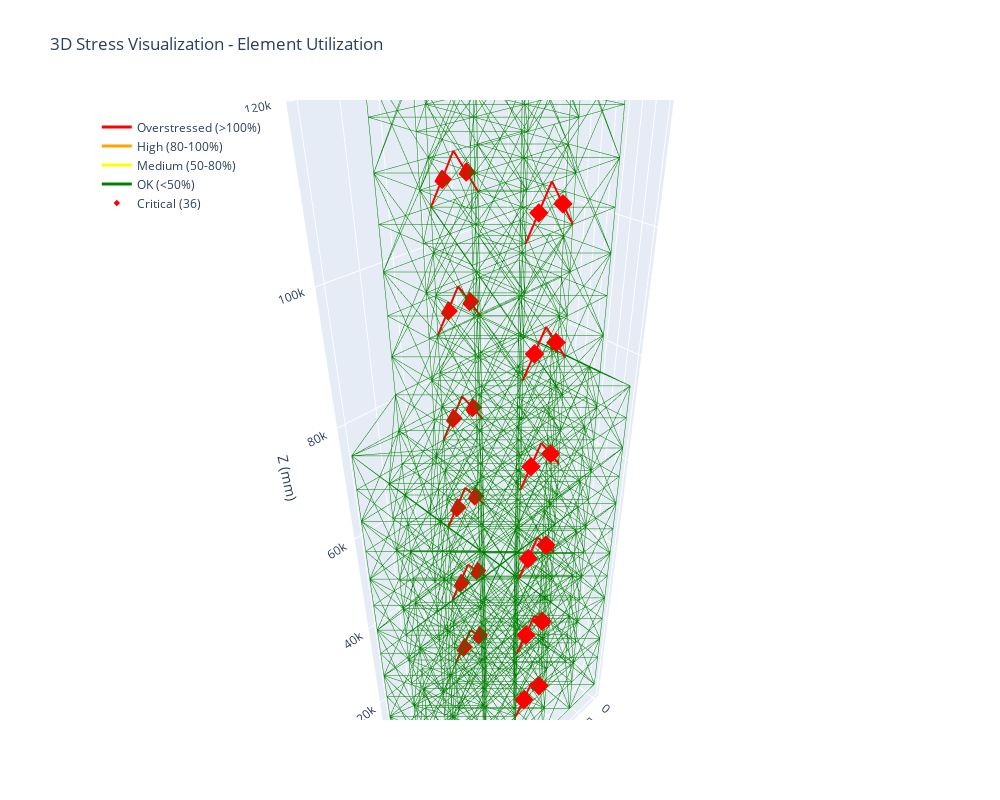

The cell this chart's notebook holds for it:
### Code cell
# 3D Stress Visualization
if 'stress_df' in dir() and len(stress_df) > 0:
    fig_stress = go.Figure()
    
    # Color elements by utilization
    for idx, row in stress_df.iterrows():
        util = row['utilization']
        if util > 1.0:
            color = 'red'
            width = 4
        elif util > 0.8:
            color = 'orange'
            width = 3
        elif util > 0.5:
            color = 'yellow'
            width = 2
        else:
            color = 'green'
            width = 1
        
        fig_stress.add_trace(go.Scatter3d(
            x=[row['x1'], row['x2']],
            y=[row['y1'], row['y2']],
            z=[row['z1'], row['z2']],
            mode='lines',
            line=dict(color=color, width=width),
            hovertemplate=(
                f"Element: {row['elem_id']}<br>"
                f"σ_combined: {row['sigma_combined']:.3f} MPa<br>"
                f"Utilization: {row['utilization']:.1%}<br>"
                f"<extra></extra>"
            ),
            showlegend=False
        ))
    
    # Add legend entries
    for label, color in [('Overstressed (>100%)', 'red'), ('High (80-100%)', 'orange'),
                         ('Medium (50-80%)', 'yellow'), ('OK (<50%)', 'green')]:
        fig_stress.add_trace(go.Scatter3d(
            x=[None], y=[None], z=[None],
            mode='lines',
            line=dict(color=color, width=3),
            name=label
        ))
    
    # Highlight critical elements
    critical_50 = stress_df[stress_df['utilization'] > 0.5]
    fig_stress.add_trace(go.Scatter3d(
        x=critical_50['x_mid'],
        y=critical_50['y_mid'],
        z=critical_50['z_mid'],
        mode='markers',
        marker=dict(size=5, color='red', symbol='diamond'),
        name=f'Critical ({len(critical_50)})',
    ))
    
    fig_stress.update_layout(
        title='3D Stress Visualization - Element Utilization',
        scene=dict(
            xaxis_title='X (mm)',
            yaxis_title='Y (mm)',
            zaxis_title='Z (mm)',
            aspectmode='data'
        ),
        legend=dict(x=0.02, y=0.98),
        width=1000, height=800
    )
    fig_stress.show()
else:
    print("Stress data not loaded. Run the stress analysis first.")
